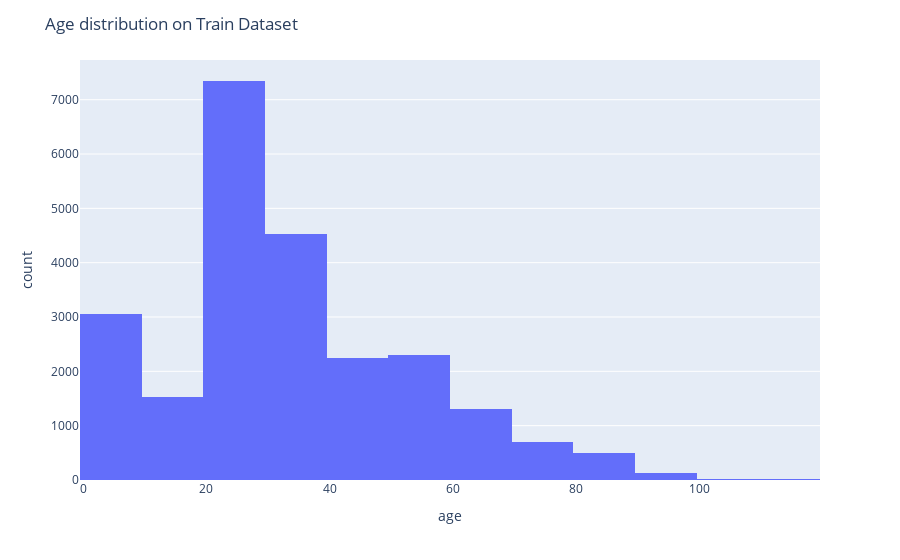

Notebook cell for this chart:
### Code cell
fig = px.histogram(data, x="age", nbins=20)
fig.update_layout(title_text='Age distribution on Train Dataset')
fig.show()

### Figure 1 — Plotly figure (JSON) as saved in the notebook; plotly's stock layout.template omitted (floating-point values rounded to 4 significant figures; data arrays with more than 128 entries replaced by an {"elided": "..."} marker saying what was removed)
{"data": [{"alignmentgroup": "True", "bingroup": "x", "hovertemplate": "age=%{x}<br>count=%{y}<extra></extra>", "legendgroup": "", "marker": {"color": "#636efa", "pattern": {"shape": ""}}, "name": "", "nbinsx": 20, "offsetgroup": "", "orientation": "v", "showlegend": false, "type": "histogram", "x": {"elided": "23705 int values"}, "xaxis": "x", "yaxis": "y"}], "layout": {"barmode": "relative", "legend": {"tracegroupgap": 0}, "margin": {"t": 60}, "title": {"text": "Age distribution on Train Dataset"}, "xaxis": {"anchor": "y", "domain": [0, 1], "title": {"text": "age"}}, "yaxis": {"anchor": "x", "domain": [0, 1], "title": {"text": "count"}}}}
